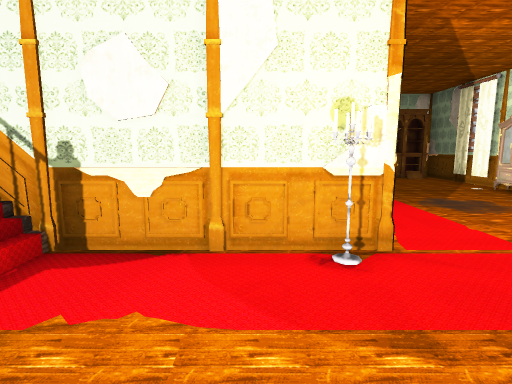
view 1 (above)

16 first-person views from a walk through a Unity game level. The camera is 1.2 m above the floor, tilts 8° down and sees 80° across. The floor is counted in squares, 1 m on a side. Each view is taken from the middle of a square. On the plan, view 1 faces up. The plan holds only what a view shows up to about 13 squares ahead; the rest is blank. The place goes on beyond the plan. The player is left out. Door leaves are left out, so doorways stand open. Some surface patterns are stand-ins.

view 2
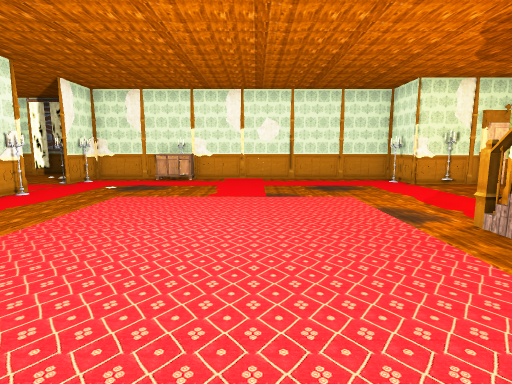

view 3
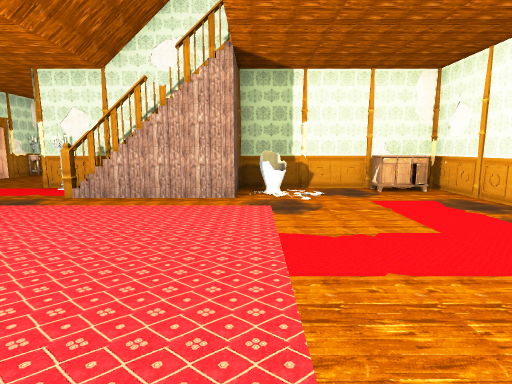

view 4
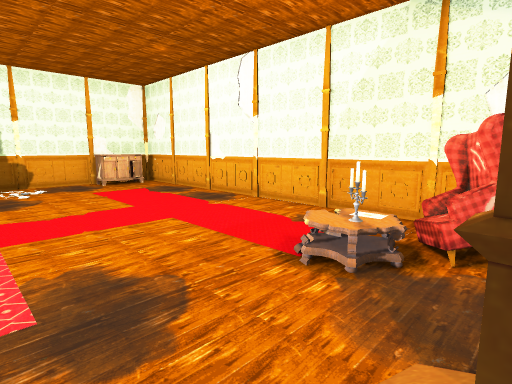

view 5
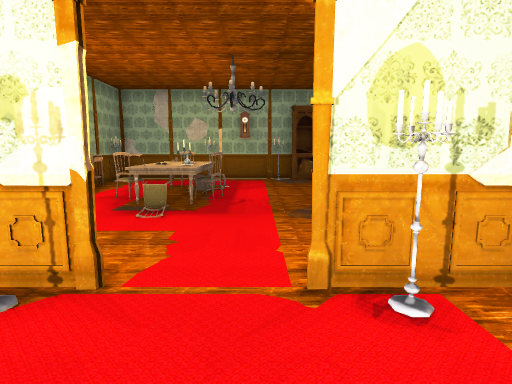

view 6
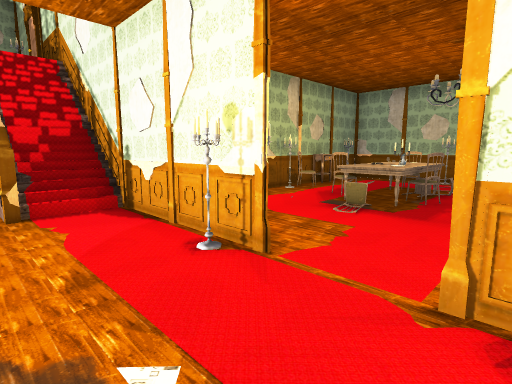

view 7
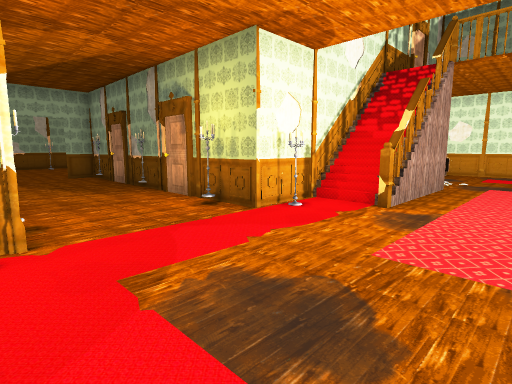

view 8
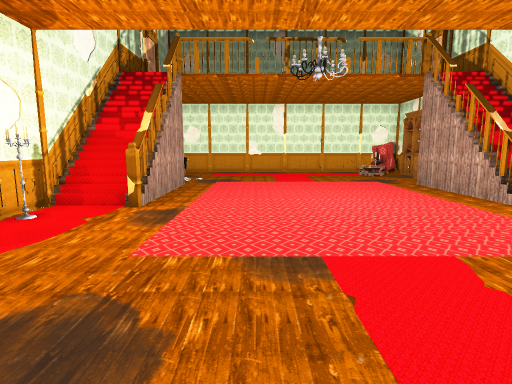

view 9
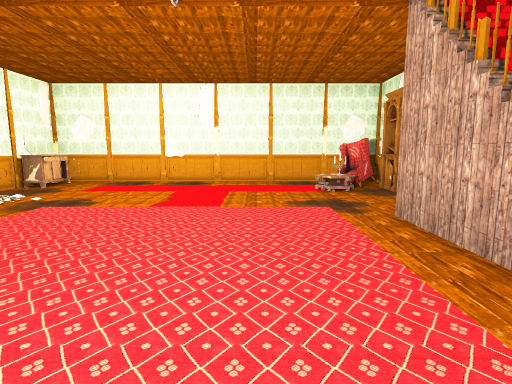

view 10
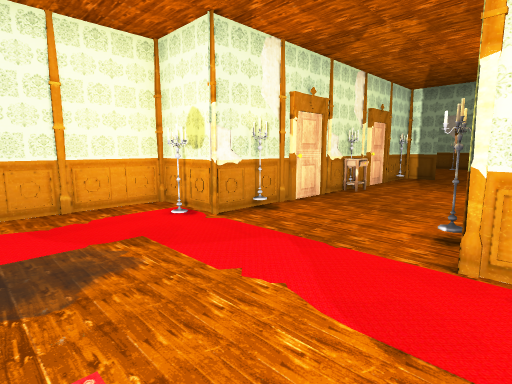

view 11
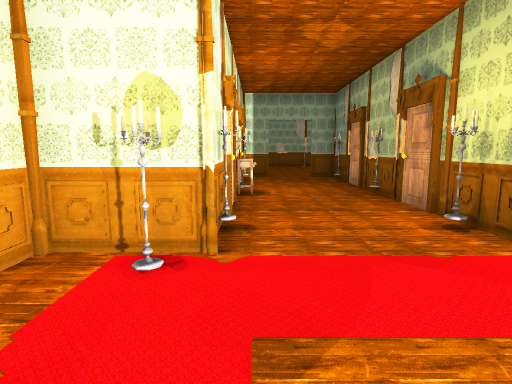

view 12
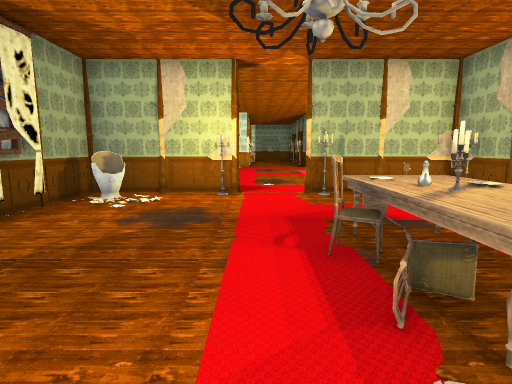

view 13
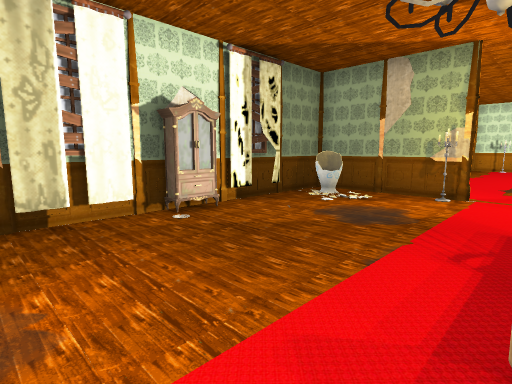

view 14
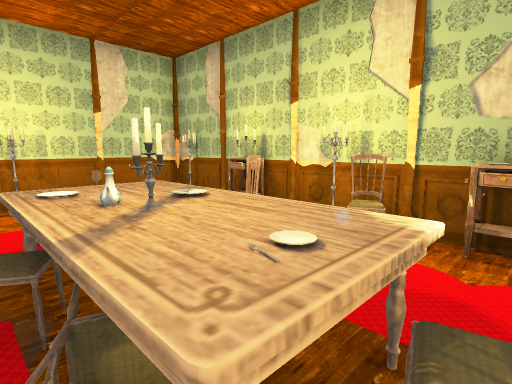

view 15
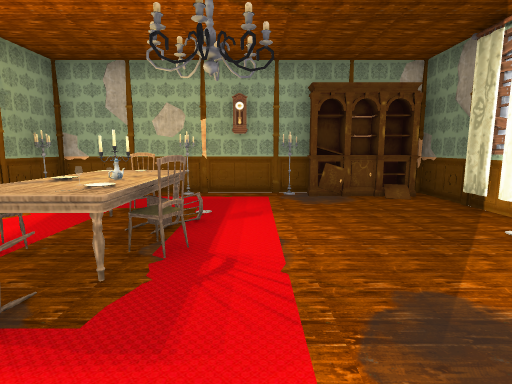

view 16
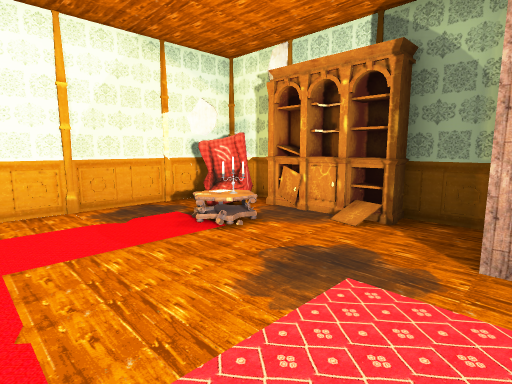

### Floor plan
Key: @ floor where view 1 was taken; # wall or solid block; . floor; / step, stairs or slope; D open door; ^ raised ledge; v drop or lower ground; O other object.
Columns run from 13 left of view 1 to 8 right of it. Each row starts with its distance up from view 1.
 14           ###O###O#O #
 13           #OO.O#.OOOO#
 12           #O.........O
 11           #^..^.....##
 10           #O.^O^....##
  9           #O.^O^....#
  8           #O.^^^....#
  7           #O..O.....##
  6           #O........##
  5           #O.....O.OO#
  4 ###########O#OOOOO#OO#
  3 #OOOOO.O///O.OO..OO###
  2 #OO....####.......O#
  1 #..O..............^#
  0 #O...........@...OO#
 -1 #..................#
 -2 #O................O#
 -3 #..................#
 -4 #O................O#
 -5 #..................#
 -6 #O................O#
 -7 #......#####.......#
 -8 #O^O.O#####OOO..OOO#
 -9 #######   ## #..#v#
-10              OO.OO
-11              #...#
-12              O...O
-13              O..Ov
-14              O..#O
-15              #...#
-16              O...O
-17              O..O#
-18              #DD#v

Positions as (right, up) in squares from view 1, and headings:
1: (0, 0), facing up
2: (-7, -3), facing right
3: (-7, 1), facing down
4: (-7, 3), facing down-left
5: (3, 1), facing up
6: (4, 1), facing up-left
7: (4, -4), facing down-left
8: (4, -4), facing left
9: (-1, -1), facing left
10: (-1, -5), facing down-right
11: (3, -5), facing down
12: (3, 12), facing down
13: (2, 12), facing down-right
14: (2, 11), facing down-left
15: (3, 5), facing up
16: (-6, -2), facing up-left
